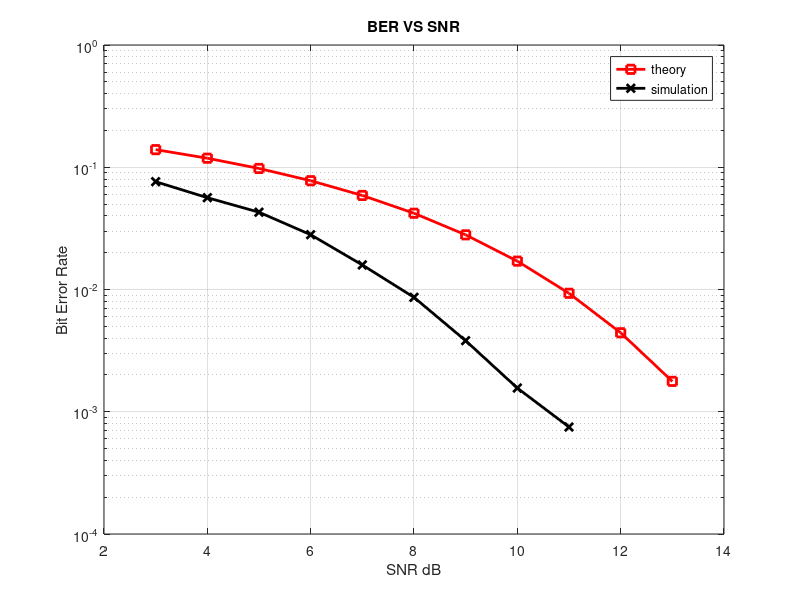

Reproduce this figure in MATLAB.
clc;
clear all;
close all;
 
N = 4*10^3;             % number of symbols
M = 16;                  % size
k = log2(M);             % bits/symbol
 
 
% for 16-QAM
Re = [-(2*sqrt(M)/2-1):2:-1 1:2:2*sqrt(M)/2-1];
 
Im = [-(2*sqrt(M)/2-1):2:-1 1:2:2*sqrt(M)/2-1];
 
k_QAM = 1/sqrt(10);
 
bdB  = 3:1:13; % SNR range
 
sdB  = bdB + 10*log10(k);
 
% binary to gray code 
 
a = [0:k-1];
 
map = bitxor(a,floor(a/2));
 
[tt ind] = sort(map);                                
 
for i = 1:length(bdB)
    
 
    c = rand(1,N*k,1)>0.5; % random 1's and 0's
    d = reshape(c,k,N).';
    bd = ones(N,1)*(2.^((k/2-1):-1:0)) ; % conversion from binary to decimal
 
    % real
    
    cRe =  d(:,(1:k/2));
    e = sum(cRe.*bd,2);
    f = bitxor(e,floor(e/2));
    
   % imaginary
    cIm =  d(:,(k/2+1:k));
    g = sum(cIm.*bd,2);
    h = bitxor(g,floor(g/2)); 
    
    % mapping the Gray coded symbols into constellation
    modRe = Re(f+1);
    modIm = Im(h+1);
    
    % constellation
    
    mod = modRe + 1i*modIm;
    s = k_QAM*mod; 
    
    % noise
    
    n = 1/sqrt(2)*[randn(1,N) + 1i*randn(1,N)];  
    
%    reciever
    r = s + 10^(-sdB(i)/20)*n; 
 
    % demodulation
    
    r_re = real(r)/k_QAM; 
    r_im = imag(r)/k_QAM; 
 
    % rounding off
    
    
    m = 2*floor(r_re/2)+1;
    m(m>max(Re)) = max(Re);
    m(m<min(Re)) = min(Re);
    
    n= 2*floor(r_im/2)+1;
    n(n>max(Im)) = max(Im);
    n(n<min(Im)) = min(Im);
 
    % To Decimal conversion
    
    oRe = ind(floor((m+4)/2+1))-1; 
    oIm = ind(floor((n+4)/2+1))-1; 
 
    % To binary string
    pRe = dec2bin(oRe,k/2);
    pIm = dec2bin(oIm,k/2);
 
    % binary string to number
    pRe = pRe.';
    pRe = pRe(1:end).';
    pRe = reshape(str2num(pRe).',k/2,N).' ;
    
    pIm = pIm.';
    pIm = pIm(1:end).';
    pIm = reshape(str2num(pIm).',k/2,N).' ;
 
    % counting errors for real and imaginary
    Err(i) = size(find([cRe- pRe]),1) + size(find([cIm - pIm]),1) ;
 
end 
sBer = Err/(N*k);
tBer = (1/k)*3/2*erfc(sqrt(k*0.05*(10.^(bdB/10))));
 
% plot
figure
semilogy(bdB,tBer,'rs-','LineWidth',2);
hold on
semilogy(bdB,sBer,'kx-','LineWidth',2);
grid on
legend('theory', 'simulation');
xlabel('SNR dB')
ylabel('Bit Error Rate')
title('BER VS SNR')